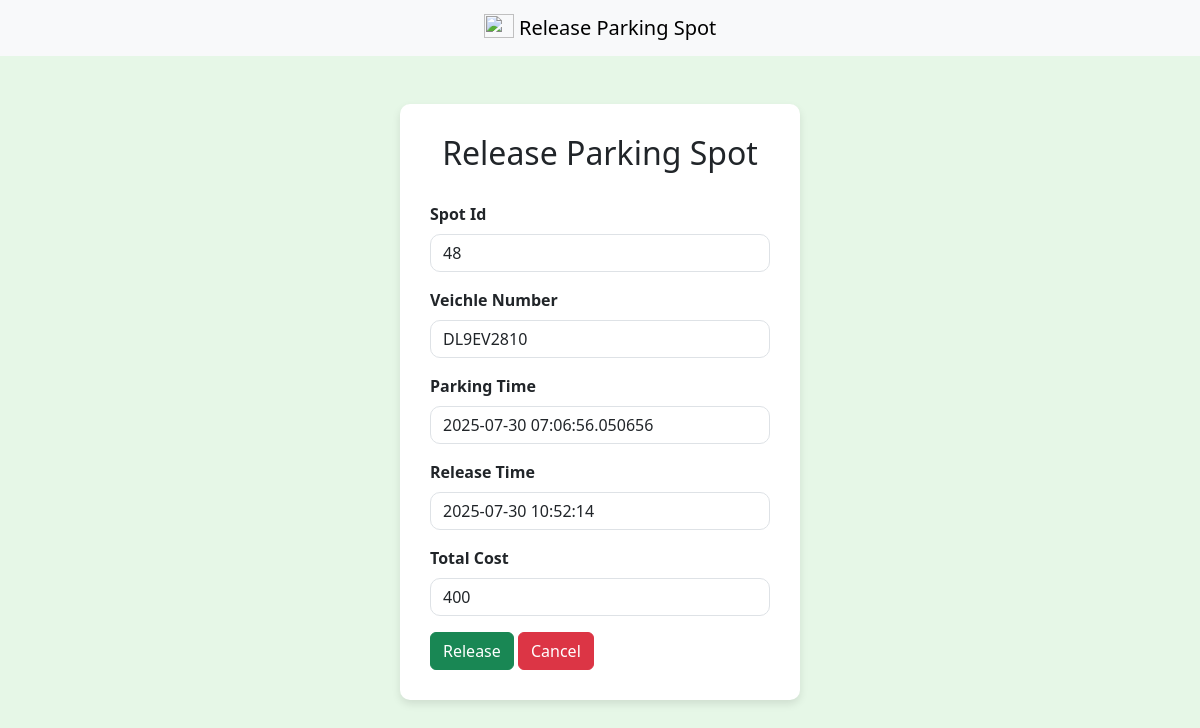
/user/dashboard/releasespot/2 (signed in), run on the app's committed database.
### models/models.py (models this page shows)
class ReserveParkingSpot(db.Model):
    id=db.Column(db.Integer(),primary_key=True)
    spotid=db.Column(db.Integer(),nullable=False)
    lotid=db.Column(db.Integer(),nullable=False)
    email=db.Column(db.String(25),nullable=False)
    veichleNumber=db.Column(db.String(50),nullable=True)
    parking_time=db.Column(db.DateTime,nullable=False,default=datetime.UTC)
    release_time=db.Column(db.DateTime,nullable=True)
    parkingcost=db.Column(db.Integer(),nullable=True,default=0)
    ispaid=db.Column(db.Integer(),default=0)

### controllers/controllers.py (the view, shortened to what this page needs)
@controllers.route("/user/dashboard/releasespot/<int:id>", methods=['GET','POST'])
def releasespot(id):
    status = session.get("status")
    if status is not None and int(status) > 0:
        thereservation = ReserveParkingSpot.query.get_or_404(id)
        release_time=datetime.utcnow()
        duration = release_time-thereservation.parking_time
        timeinhours=int(duration.total_seconds()//3600)
        if duration.total_seconds()%3600!=0:
            timeinhours+=1
        thelot = ParkingLot.query.get(thereservation.lotid)
        totalfare=timeinhours*thelot.price
        return render_template("releaseSpot.html",thereservation=thereservation,release_time=release_time,totalfare=totalfare,id=id)
    else:
        return redirect("/login")

### templates/releaseSpot.html (shortened to what this page needs)
<!DOCTYPE html>
<html lang="en">
<head>
    <link href="https://cdn.jsdelivr.net/npm/bootstrap@5.3.0-alpha1/dist/css/bootstrap.min.css" rel="stylesheet">
</head>
<body>
    <nav class="navbar bg-body-tertiary">
  <div class="container-fluid text-center">
    <a class="navbar-brand mx-auto " href="#">
      <img src="https://images.pexels.com/photos/164634/pexels-photo-164634.jpeg?_gl=1*1rfblvq*_ga*MTY5NDc0NzA3NC4xNzUzMjk4NzE5*_ga_8JE65Q40S6*czE3NTMyOTg3MTgkbzEkZzEkdDE3NTMyOTg3MjMkajU1JGwwJGgw" width="30" height="24" class="d-inline-block align-text-top" style="align-content: center;">
      Release Parking Spot
    </a>
  </div>
        </nav>
    <div class="login-container mt-lg-5">
        <h2>Release Parking Spot</h2>
        <form action="/user/dashboard/releasespot/{{id}}" method="POST">
             <div class="mb-3">
                <label for="spotid" class="form-label"><b>Spot Id</b></label>
                <input type="text" class="form-control" id="spotid" name="spotid" value="{{thereservation.spotid}}" required>
            </div>
             <div class="mb-3">
                <label for="veichle" class="form-label"><b>Veichle Number</b></label>
                <input type="text" class="form-control" id="veichle" name="veichle" value="{{thereservation.veichleNumber}}" required>
            </div>
             <div class="mb-3">
                <label for="parkingtime" class="form-label"><b>Parking Time</b></label>
                <input type="text" class="form-control" id="parkingtime" name="parkingtime" value="{{thereservation.parking_time}}" required>
            </div>
             <div class="mb-3">
                <label for="releasetime" class="form-label"><b>Release Time</b></label>
                <input type="text" class="form-control" id="releasetime" name="releasetime" value="{{release_time}}" required>
            </div>
             <div class="mb-3">
                <label for="totalcost" class="form-label"><b>Total Cost</b></label>
                <input type="text" class="form-control" id="releasetime" name="releasetime" value="{{totalfare}}" required>
            </div>
            <button type="submit" class="btn btn-success" href="">Release</button>
            <a href="/user/dashboard" class="btn btn-danger">Cancel</a>
        </form>
    </div>
</body>
</html>

### templates/releaseSpot.html (style rules this page uses)
body { background-color: #e6f7e7; }
.login-container { max-width: 400px; margin: 100px auto; background-color: white; padding: 30px; border-radius: 10px; box-shadow: 0 4px 8px rgba(0, 0, 0, 0.1); }
.login-container h2 { text-align: center; margin-bottom: 30px; }
.form-control { border-radius: 10px; }

### data on the page
ReserveParkingSpot: spotid "48", veichle "DL9EV2810", parkingtime "2025-07-30 07:06:56.050656"
